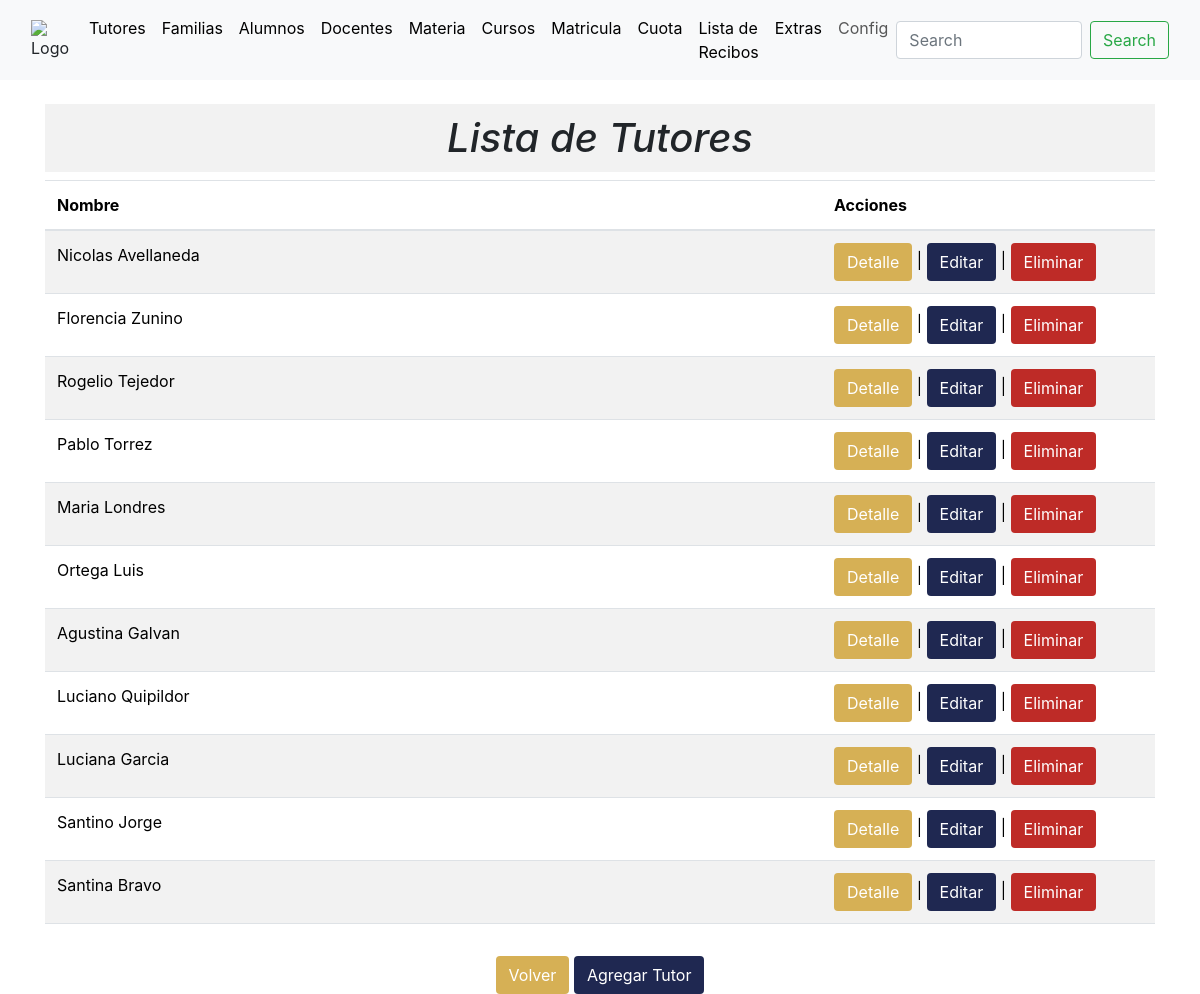
Page /tutores_list/ (signed in) on the committed database.
### academico/models.py (models this page shows)
class Tutores(models.Model):
    Nombre = models.CharField(max_length=255)
    Apellido = models.CharField(max_length=255)
    DNI = models.CharField(max_length=255)
    Domicilio_Personal = models.CharField(max_length=255)
    Domicilio_Laboral = models.CharField(max_length=255)
    Celular = models.CharField(max_length=255)
    Ocupacion = models.CharField(max_length=255)
    Email = models.EmailField()
    vive = [('S', 'Si'),('N', 'No'),]
    Vive = models.CharField(max_length=1, choices=vive)
    Responsable_de_pago = models.BooleanField()
    Parentezco = models.ForeignKey(Parentezco, on_delete=models.CASCADE)
    asignado = models.BooleanField(default=False)
    def __str__(self):
        return '%s %s '%(self.Nombre,self.Apellido)
    class Meta:
        db_table = 'tutores'
        verbose_name = 'tutor'
        verbose_name_plural = 'tutores'

### academico/views.py (the view)
# urls.py: path('tutores_list/', views.tutores_list, name='tutores_list'),
@login_required
def tutores_list(request):
    tutores = Tutores.objects.all()
    parentezcos = Parentezco.objects.all()
    form = TutorForm()  # Crea una instancia vacía del formulario
    context = {'tutores': tutores,
               'form': form,
               'parentezcos':parentezcos}
    return render(request, 'tutores_list.html', context)

### academico/forms.py
class TutorForm(forms.ModelForm):
    class Meta:
        model = Tutores
        fields = '__all__'

### academico/models.py (called while the page is built)
    def __str__(self):
        return '%s '%(self.parentezco)

### academico/templates/tutores_list.html (shortened to what this page needs)
{% extends "base.html" %}
{%block content%}
<main>
  <div class="container mt-4">
    <div class="row justify-content-center">
      <div class="col-md-12 text-center">
        <h1 style="font-style: italic; background-color: #f2f2f2; padding: 10px;">Lista de Tutores</h1>
      </div>
    </div>
    <div class="row justify-content-center">
      <div class="col-md-12"> <div class="table-responsive">
        <table class="table table-striped table-hover">
          <thead>
            <tr>
              <th style="width: 70%;">Nombre</th>
              <th>Acciones</th>
            </tr>
          </thead>
          <tbody>
            {% for tutor in tutores %}
            <tr>
              <td>
                {{ tutor }}
              </td>
              <td>
                <button type="button" class="btn" style="background-color: rgb(214,176,85); color: white;"
                        data-toggle="modal" data-target="#tutorDetailsModal{{ tutor.pk }}">Detalle</button> |
                <button type="button" class="btn" style="background-color: rgb(31,40,81); color: white;"
                        data-toggle="modal" data-target="#tutorEditModal{{ tutor.pk }}">Editar</button> |
                <button type="button" class="btn" style="background-color: rgb(190,43,39); color: white;"
                        data-toggle="modal" data-target="#tutorDeleteModal{{ tutor.pk }}">Eliminar</button>
              </td>
            </tr>
            {% endfor %}
          </tbody>
        </table>
        </div>
      </div>
    </div>
    <div class="row justify-content-center mt-3">
      <div class="col-md-8 text-center">
        <button type="button" class="btn" style="background-color: rgb(214,176,85); color: white;" onclick="location.href='{% url 'index' %}'">Volver</button>
        <button type="button" class="btn" style="background-color: rgb(31,40,81); color: white;" onclick="location.href='{% url 'tutores_create' %}'">Agregar Tutor</button>
      </div>
    </div>
  </div>
</main>
{%endblock%}"

### rows in the picture
Tutores: Nombre+Apellido "Nicolas Avellaneda"
Tutores: Nombre+Apellido "Florencia Zunino"
Tutores: Nombre+Apellido "Rogelio Tejedor"
Tutores: Nombre+Apellido "Pablo Torrez"
Tutores: Nombre+Apellido "Maria Londres"
Tutores: Nombre+Apellido "Ortega Luis"
Tutores: Nombre+Apellido "Agustina Galvan"
Tutores: Nombre+Apellido "Luciano Quipildor"
Tutores: Nombre+Apellido "Luciana Garcia"
Tutores: Nombre+Apellido "Santino Jorge"
Tutores: Nombre+Apellido "Santina Bravo"
